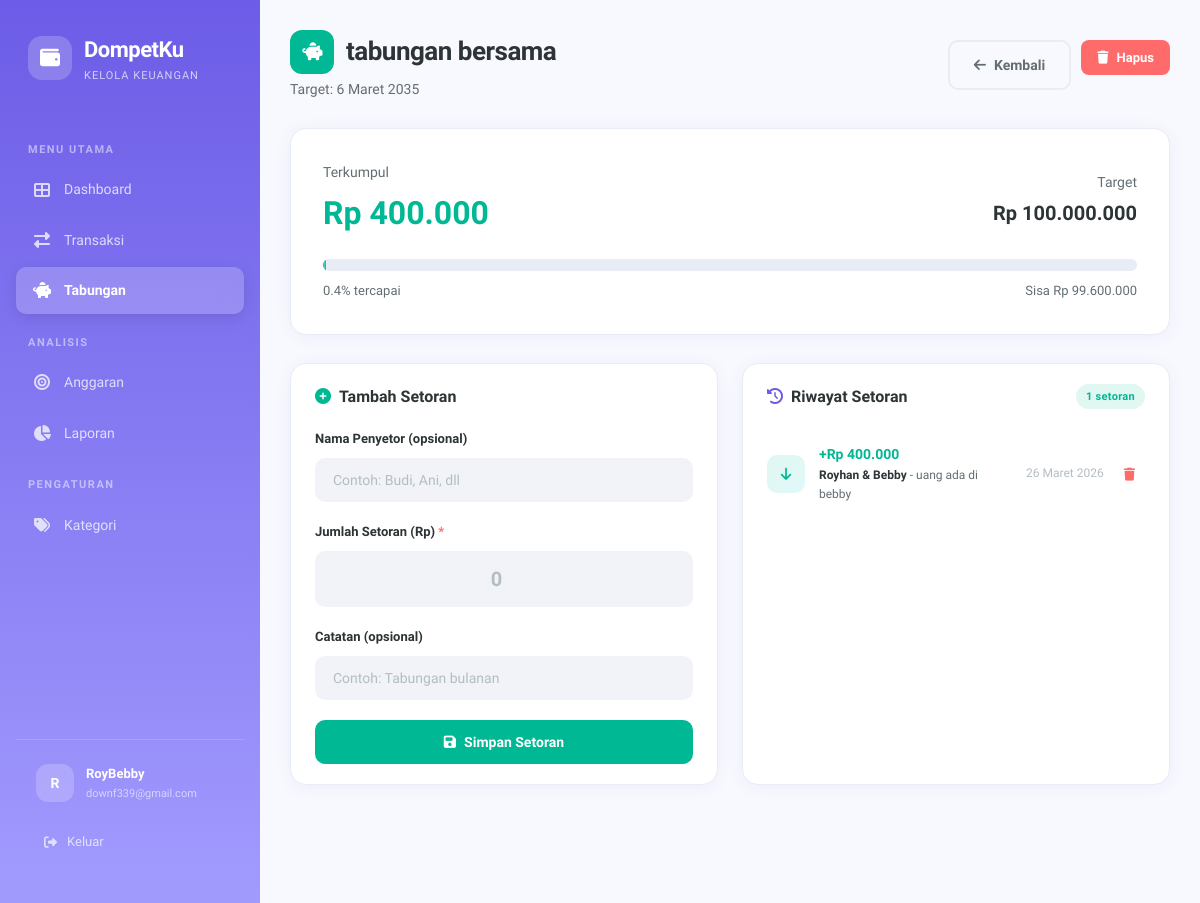
The page /savings/1 (signed in) on the database its author committed.
### app.py (models this page shows, shortened)
class User(UserMixin, db.Model):
    id = db.Column(db.Integer, primary_key=True)
    username = db.Column(db.String(80), unique=True, nullable=False)
    email = db.Column(db.String(120), unique=True, nullable=False)
    password_hash = db.Column(db.String(256), nullable=False)
    created_at = db.Column(db.DateTime, default=datetime.utcnow)
    transactions = db.relationship('Transaction', backref='user', lazy=True, cascade='all, delete-orphan')
    savings_goals = db.relationship('SavingsGoal', backref='user', lazy=True, cascade='all, delete-orphan')
    categories = db.relationship('Category', backref='user', lazy=True, cascade='all, delete-orphan')
    budgets = db.relationship('Budget', backref='user', lazy=True, cascade='all, delete-orphan')

class SavingsGoal(db.Model):
    id = db.Column(db.Integer, primary_key=True)
    name = db.Column(db.String(100), nullable=False)
    target_amount = db.Column(db.Float, nullable=False)
    current_amount = db.Column(db.Float, default=0.0)
    deadline = db.Column(db.Date, nullable=True)
    icon = db.Column(db.String(50), default='fas fa-piggy-bank')
    color = db.Column(db.String(20), default='#00B894')
    created_at = db.Column(db.DateTime, default=datetime.utcnow)
    user_id = db.Column(db.Integer, db.ForeignKey('user.id'), nullable=False)
    deposits = db.relationship('SavingsDeposit', backref='goal', lazy=True, cascade='all, delete-orphan')
    @property
    def progress_percent(self):
        if self.target_amount <= 0:
            return 0
        pct = (self.current_amount / self.target_amount) * 100
        return min(pct, 100)
    @property
    def remaining(self):
        return max(self.target_amount - self.current_amount, 0)

class SavingsDeposit(db.Model):
    id = db.Column(db.Integer, primary_key=True)
    amount = db.Column(db.Float, nullable=False)
    depositor_name = db.Column(db.String(100))
    note = db.Column(db.String(200))
    date = db.Column(db.Date, nullable=False, default=date.today)
    created_at = db.Column(db.DateTime, default=datetime.utcnow)
    goal_id = db.Column(db.Integer, db.ForeignKey('savings_goal.id'), nullable=False)

### app.py (the view)
@app.route('/savings/<int:id>')
@login_required
def savings_detail(id):
    goal = SavingsGoal.query.filter_by(id=id, user_id=current_user.id).first_or_404()
    deposits = SavingsDeposit.query.filter_by(goal_id=goal.id).order_by(SavingsDeposit.date.desc()).all()
    return render_template('savings_detail.html', goal=goal, deposits=deposits)

### app.py (called while the page is built)
@login_manager.user_loader
def load_user(user_id):
    return db.session.get(User, int(user_id))

@app.template_filter('currency')
def currency_filter(value):
    try:
        value = float(value)
        if value >= 0:
            return f"Rp {value:,.0f}".replace(",", ".")
        else:
            return f"-Rp {abs(value):,.0f}".replace(",", ".")
    except (ValueError, TypeError):
        return "Rp 0"

@app.template_filter('date_format')
def date_format_filter(value, fmt='%d %B %Y'):
    if isinstance(value, str):
        try:
            value = datetime.strptime(value, '%Y-%m-%d').date()
        except ValueError:
            return value
    if value:
        months_id = {
            1: 'Januari', 2: 'Februari', 3: 'Maret', 4: 'April',
            5: 'Mei', 6: 'Juni', 7: 'Juli', 8: 'Agustus',
            9: 'September', 10: 'Oktober', 11: 'November', 12: 'Desember'
        }
        day = value.day
        month = months_id.get(value.month, '')
        year = value.year
        return f"{day} {month} {year}"
    return ''

### templates/savings_detail.html (shortened to what this page needs)
{% extends "base.html" %}
{% block content %}
<div class="page-header">
    <div>
        <h1 style="display: flex; align-items: center; gap: 12px;">
            <div style="width: 44px; height: 44px; border-radius: 12px; background: {{ goal.color }}; display: flex; align-items: center; justify-content: center; color: white; font-size: 18px;">
                <i class="{{ goal.icon }}"></i>
            </div>
            {{ goal.name }}
        </h1>
        <p class="page-subtitle">
            {% if goal.deadline %}
            Target: {{ goal.deadline|date_format }}
            {% else %}
            Tanpa batas waktu
            {% endif %}
        </p>
    </div>
    <div style="display: flex; gap: 10px;">
        <a href="{{ url_for('savings') }}" class="btn btn-outline">
            <i class="fas fa-arrow-left"></i> Kembali
        </a>
        <form method="POST" action="{{ url_for('delete_savings_goal', id=goal.id) }}"
              onsubmit="return confirm('Yakin ingin menghapus target tabungan ini? Semua riwayat setoran juga akan dihapus.');">
            <button type="submit" class="btn btn-danger btn-sm">
                <i class="fas fa-trash"></i> Hapus
            </button>
        </form>
    </div>
</div>
<div class="card slide-up" style="margin-bottom: 28px;">
    <div class="card-body" style="padding: 32px;">
        <div style="display: flex; align-items: center; justify-content: space-between; margin-bottom: 20px;">
            <div>
                <div style="font-size: 14px; color: var(--text-secondary); margin-bottom: 4px;">Terkumpul</div>
                <div style="font-size: 32px; font-weight: 800; color: {{ goal.color }};" class="count-up" data-value="{{ goal.current_amount }}">Rp 0</div>
            </div>
            <div style="text-align: right;">
                <div style="font-size: 14px; color: var(--text-secondary); margin-bottom: 4px;">Target</div>
                <div style="font-size: 20px; font-weight: 700; color: var(--text-primary);">{{ goal.target_amount|currency }}</div>
            </div>
        </div>
        <div class="progress-bar-container" style="height: 12px; border-radius: 6px;">
            <div class="progress-bar-fill" style="width: {{ goal.progress_percent }}%; background: {{ goal.color }}; border-radius: 6px;"></div>
        </div>
        <div style="display: flex; justify-content: space-between; margin-top: 10px; font-size: 13px; color: var(--text-secondary);">
            <span>{{ "%.1f"|format(goal.progress_percent) }}% tercapai</span>
            <span>Sisa {{ goal.remaining|currency }}</span>
        </div>
    </div>
</div>
<div class="grid-2">
    <div class="card slide-up">
        <div class="card-header">
            <h3><i class="fas fa-plus-circle" style="color: var(--accent-green); margin-right: 8px;"></i>Tambah Setoran</h3>
        </div>
        <div class="card-body">
            <form method="POST" action="{{ url_for('add_deposit', id=goal.id) }}">
                <div class="form-group">
                    <label class="form-label" for="depositor_name">Nama Penyetor (opsional)</label>
                    <input type="text" class="form-control" id="depositor_name" name="depositor_name"
                           placeholder="Contoh: Budi, Ani, dll">
                </div>
                <div class="form-group">
                    <label class="form-label" for="amount">
                        Jumlah Setoran (Rp) <span class="required">*</span>
                    </label>
                    <input type="number" class="form-control" id="amount" name="amount"
                           placeholder="0" required min="1" step="1" inputmode="numeric"
                           style="font-size: 20px; font-weight: 700; text-align: center; padding: 14px;">
                </div>
                <div class="form-group">
                    <label class="form-label" for="note">Catatan (opsional)</label>
                    <input type="text" class="form-control" id="note" name="note"
                           placeholder="Contoh: Tabungan bulanan">
                </div>
                <button type="submit" class="btn btn-success btn-block">
                    <i class="fas fa-save"></i> Simpan Setoran
                </button>
            </form>
        </div>
    </div>
    <div class="card slide-up">
        <div class="card-header">
            <h3><i class="fas fa-history" style="color: var(--primary); margin-right: 8px;"></i>Riwayat Setoran</h3>
            <span class="badge badge-success">{{ deposits|length }} setoran</span>
        </div>
        <div class="card-body" style="max-height: 380px; overflow-y: auto;">
            {% if deposits %}
            <ul class="deposit-list">
                {% for d in deposits %}
                <li class="deposit-item" style="display: flex; justify-content: space-between; align-items: center;">
                    <div style="display: flex; align-items: center; gap: 14px; flex: 1;">
                        <div class="deposit-icon">
                            <i class="fas fa-arrow-down"></i>
                        </div>
                        <div class="deposit-info">
                            <div class="deposit-amount">+{{ d.amount|currency }}</div>
                            <div class="deposit-note">
                                {% if d.depositor_name %}<span style="font-weight: 600; color: var(--text-primary);">{{ d.depositor_name }}</span> - {% endif %}{{ d.note or 'Setoran' }}
                            </div>
                        </div>
                    </div>
                    <div style="display: flex; align-items: center; gap: 10px;">
                        <div class="deposit-date">{{ d.date|date_format }}</div>
                        <form method="POST" action="{{ url_for('delete_deposit', id=d.id) }}" style="display: inline;"
                              onsubmit="return confirm('Yakin ingin menghapus setoran ini? Saldo tabungan akan berkurang.');">
                            <button type="submit" class="btn btn-ghost btn-sm" style="color: var(--accent-red); padding: 4px 8px;" data-tooltip="Hapus Setoran">
                                <i class="fas fa-trash"></i>
                            </button>
                        </form>
                    </div>
                </li>
                {% endfor %}
            </ul>
            {% else %}
            <div class="empty-state" style="padding: 30px 10px;">
                <div class="empty-icon"><i class="fas fa-inbox"></i></div>
                <p>Belum ada setoran</p>
            </div>
            {% endif %}
        </div>
    </div>
</div>
{% endblock %}

### templates/base.html (shortened to what this page needs)
<!DOCTYPE html>
<html lang="id">
<head>
    <link rel="stylesheet" href="https://cdnjs.cloudflare.com/ajax/libs/font-awesome/6.5.1/css/all.min.css">
    <link rel="stylesheet" href="{{ url_for('static', filename='css/style.css') }}">
</head>
<body>
    {% if current_user.is_authenticated %}
    <div class="app-layout">
        <aside class="sidebar" id="sidebar">
            <div class="sidebar-brand">
                <div class="brand-icon">
                    <i class="fas fa-wallet"></i>
                </div>
                <div>
                    <div class="brand-text">DompetKu</div>
                    <div class="brand-sub">Kelola Keuangan</div>
                </div>
            </div>
            <nav class="sidebar-nav">
                <div class="nav-section-title">Menu Utama</div>
                <div class="nav-item">
                    <a href="{{ url_for('dashboard') }}" class="nav-link {% if request.endpoint == 'dashboard' %}active{% endif %}">
                        <i class="fas fa-th-large"></i>
                        <span>Dashboard</span>
                    </a>
                </div>
                <div class="nav-item">
                    <a href="{{ url_for('transactions') }}" class="nav-link {% if request.endpoint in ['transactions', 'add_transaction', 'edit_transaction'] %}active{% endif %}">
                        <i class="fas fa-exchange-alt"></i>
                        <span>Transaksi</span>
                    </a>
                </div>
                <div class="nav-item">
                    <a href="{{ url_for('savings') }}" class="nav-link {% if request.endpoint in ['savings', 'add_savings_goal', 'savings_detail'] %}active{% endif %}">
                        <i class="fas fa-piggy-bank"></i>
                        <span>Tabungan</span>
                    </a>
                </div>
                <div class="nav-section-title">Analisis</div>
                <div class="nav-item">
                    <a href="{{ url_for('budgets') }}" class="nav-link {% if request.endpoint == 'budgets' %}active{% endif %}">
                        <i class="fas fa-bullseye"></i>
                        <span>Anggaran</span>
                    </a>
                </div>
                <div class="nav-item">
                    <a href="{{ url_for('reports') }}" class="nav-link {% if request.endpoint == 'reports' %}active{% endif %}">
                        <i class="fas fa-chart-pie"></i>
                        <span>Laporan</span>
                    </a>
                </div>
                <div class="nav-section-title">Pengaturan</div>
                <div class="nav-item">
                    <a href="{{ url_for('categories') }}" class="nav-link {% if request.endpoint == 'categories' %}active{% endif %}">
                        <i class="fas fa-tags"></i>
                        <span>Kategori</span>
                    </a>
                </div>
            </nav>
            <div class="sidebar-footer">
                <div class="sidebar-user">
                    <div class="user-avatar">{{ current_user.username[0]|upper }}</div>
                    <div class="user-info">
                        <div class="user-name">{{ current_user.username }}</div>
                        <div class="user-email">{{ current_user.email }}</div>
                    </div>
                </div>
                <a href="{{ url_for('logout') }}" class="logout-btn">
                    <i class="fas fa-sign-out-alt"></i>
                    <span>Keluar</span>
                </a>
            </div>
        </aside>
        <main class="main-content">
            {% block content %}{% endblock %}
        </main>
    </div>
    {% else %}
        {% block auth_content %}{% endblock %}
    {% endif %}
</body>
</html>

### rows shown on the page
User: username "R", username "RoyBebby", email "downf339@gmail.com"
SavingsGoal: name "tabungan bersama", deadline "6 Maret 2035", target_amount "Rp 100.000.000", progress_percent "0.4", remaining "Rp 99.600.000"
SavingsDeposit: amount "Rp 400.000", depositor_name "Royhan & Bebby", note "uang ada di bebby", date "26 Maret 2026"

### other values the page prints
{{ deposits|length }} "1"
